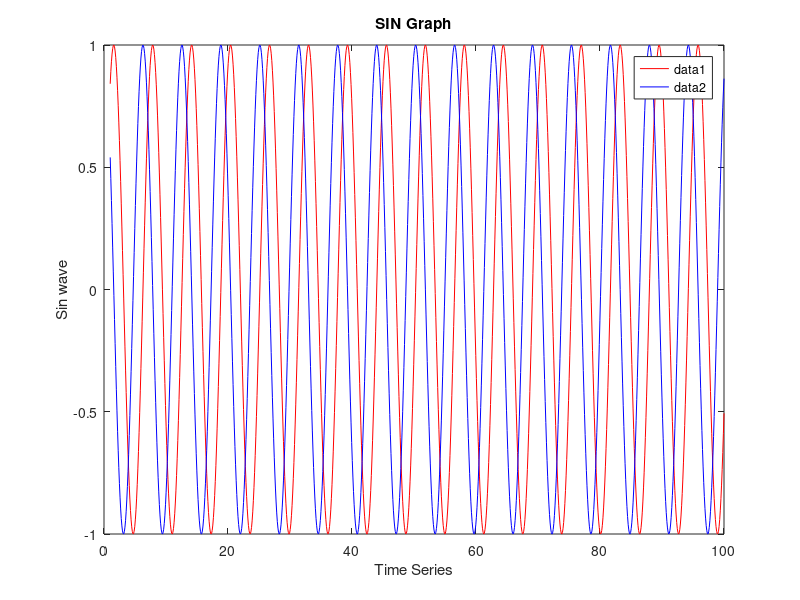

MATLAB code for this plot:
clear all; close all; fclose all; clc;

x=linspace(1,100,1000);
y=sin(x);
z=cos(x);

% Create figure
figure1 = figure('WindowState','maximized');

% Create axes
axes1 = axes('Parent',figure1);
hold(axes1,'on');

% Create plot
plot(x,y,'r',x,z,'b');

% plot(x,y,'LineStyle','-','Linewidth',4,'Color',[1 1 0],'Marker','d',...
%     'MarkerEdgeColor','r','MarkerFaceColor',[0 0 0],'MarkerSize',8);

% Create ylabel
ylabel({'Sin wave'});

% Create xlabel
xlabel({'Time Series'});

% Create title
title({'SIN Graph'});

box(axes1,'on');
hold(axes1,'off');
% Create legend
legend(axes1,'show');